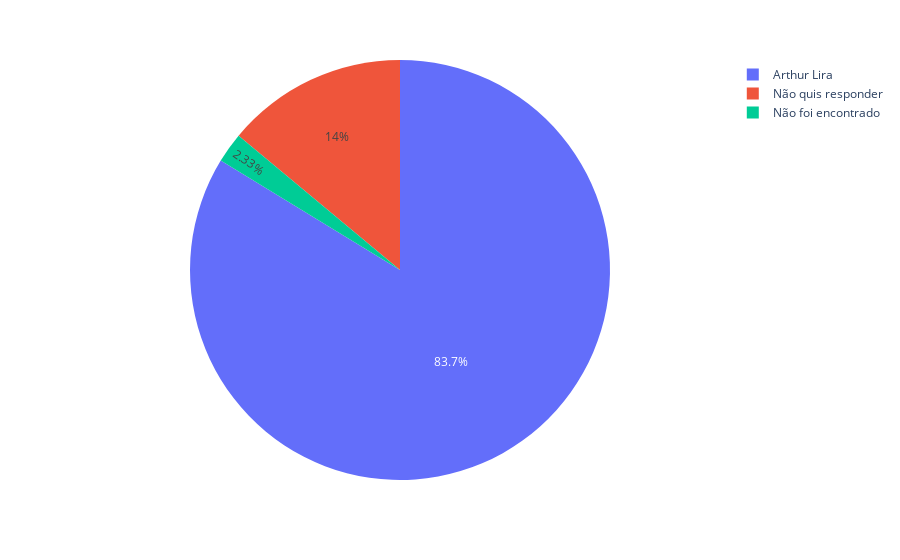

The cell this chart's notebook holds for it:
### Code cell
grafico_pl = plx.pie(pl_df, names='Voto')
grafico_pl

### Figure 1 — Plotly figure (JSON) as saved in the notebook; plotly's stock layout.template omitted (floating-point values rounded to 4 significant figures)
{"data": [{"domain": {"x": [0, 1], "y": [0, 1]}, "hovertemplate": "Voto=%{label}<extra></extra>", "labels": ["Arthur Lira", "Arthur Lira", "Arthur Lira", "Arthur Lira", "Arthur Lira", "Arthur Lira", "Arthur Lira", "Arthur Lira", "Arthur Lira", "Arthur Lira", "Arthur Lira", "Arthur Lira", "Arthur Lira", "Arthur Lira", "Arthur Lira", "Arthur Lira", "Arthur Lira", "Arthur Lira", "Arthur Lira", "Arthur Lira", "Arthur Lira", "Arthur Lira", "Arthur Lira", "Arthur Lira", "Arthur Lira", "Arthur Lira", "Arthur Lira", "Arthur Lira", "Arthur Lira", "Arthur Lira", "Arthur Lira", "Arthur Lira", "Arthur Lira", "Arthur Lira", "Arthur Lira", "Arthur Lira", "Não quis responder", "Não quis responder", "Não quis responder", "Não quis responder", "Não quis responder", "Não quis responder", "Não foi encontrado"], "legendgroup": "", "name": "", "showlegend": true, "type": "pie"}], "layout": {"legend": {"tracegroupgap": 0}, "margin": {"t": 60}}}
